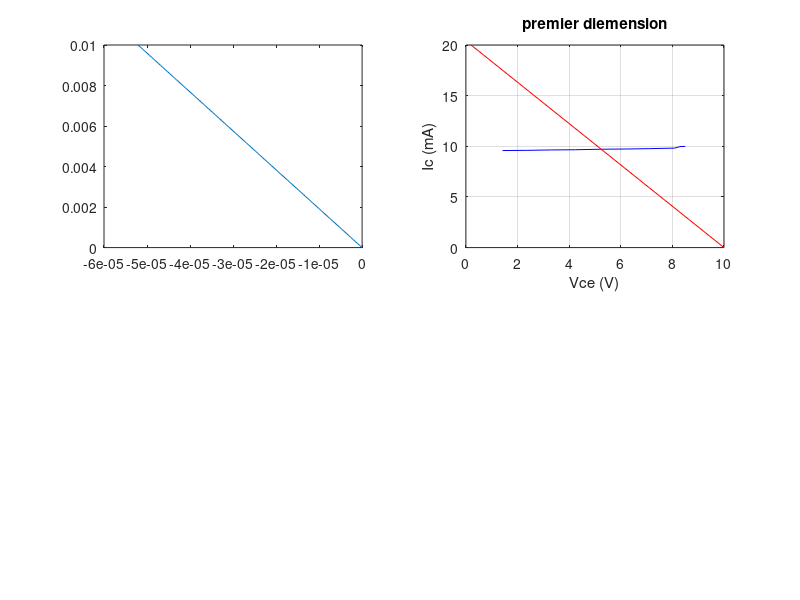

MATLAB code to generate this figure: (Note: this script raises an error after producing the figure.)
%**************************************************************************
% Sujet TP électronique analogique
% Date :
% Séance :
%**************************************************************************
clear all;
close all;
clc;
%**************************************************************************
% Constantes du circuit
Vcc = 10;
Ic_0 = 10e-3;
Vbe_0 = 0.7;
Vce_0 = Vcc/2;
Ve = 1;
beta = 192;
Rl = 1e3;
zg = 50;
%**************************************************************************
% Dimensionnement du circuit
Ib_0 = Ic_0/beta;
Re = Ve/Ic_0;
R2 = (Vbe_0+Ve)/(9*Ib_0);
R1 = (Vcc-Ve-Vbe_0)/(10*Ib_0);
Rc = (Vcc-Vce_0-Ve)/Ic_0;
Rc = 390;
Icmax = Vcc/(Re+Rc);

%**************************************************************************
% Affichage
display( ['Ic  = ',num2str(Ic_0*1e3), ' mA (DC)']);
display( ['Re = ',num2str(Re), ' Ohms']);
display( ['R1 = ',num2str(R1*1e-3), ' kOhms']);
display( ['R2 = ',num2str(R2*1e-3), ' kOhms']);
display( ['Rc = ',num2str(Rc), ' Ohms']);

%**************************************************************************
subplot(2,2,2);
Ic =  [9.58     9.60    9.64    9.66    9.71    9.73    9.77    9.82    9.97    9.99];
Vce = [1.42     2.36    3.31    4.25    5.20    6.16    7.12    8.09    8.296   8.497];
plot(Vce,Ic,'b',[0 Vcc],[Icmax*1e3 0],'r');
grid on;
xlabel('Vce (V)'),ylabel('Ic (mA)');
title('premier diemension');
axis([0 Vcc 0 20]);

subplot(2,2,1);
axis([0 Ib_0 0 Ic_0]); 
plot(linspace(-Ib_0,0),beta*linspace(Ib_0,0));

ax = gca;
ax.XAxisLocation = 'bottom';
ax.YAxisLocation = 'right';

subplot(2,2,4);
% Avec C=10µF 
Ve0m =   [0.208 0.256 0.292  0.308  0.364 0.408 0.424 0.448  0.448 0.448  0.448   0.452   0.472   0.480    0.488  ];
Vs0m =   [0.256 0.424 0.62  0.8     1.1   1.32   1.5   1.7    1.72  1.74   1.76    1.8    1.82    1.84       1.84  ];
fre =    [4     5     6      7      10    15    20    50     100   500    100e1   100e2  200e2  500e2   100e3];

Av = 20*log10(Vs0m./Ve0m); 
semilogx(fre,Av);
hold on;
xlabel('fréquence (Hz)'),ylabel('Av (dB)');

%**************************************************************************
% Avec C=10nF sans charge
fre =  [50     100   500   1e3   2e3    5e3   10e3  50e3   100e3];
Ve =   [0.456  0.456 0.456 0.464 0.464  0.48  0.48  0.488  0.488 ];
Vs =   [0.0124 0.026 0.138 0.260 0.488  1.08  1.44  1.7    1.72];

Av = 20*log10(Vs./Ve);hold on;
semilogx(fre,Av);

%**************************************************************************
% Avec C=10µF avec rl=1k
fre =   [4       5      6     7      10    15    20    50     100   500   1e3   10e3   20e3   50e3   100e3];
Vem =   [0.212   0.26   0.292 0.316  0.364 0.4   0.424 0.44  0.44   0.44  0.44  0.456  0.456  0.464  0.464];
Vsm =   [0.076   0.128  0.22  0.268  0.52  0.78  0.9   1.1   1.14   1.16  1.18   1.18   1.2    1.22   1.22  ];


Av = 20*log10(Vsm./Vem); 

semilogx(fre,Av);
hold on;
% Avec C=10nF avec rl=1k
fre =  [300    500    700     900     1e3      2e3    5e3    10e3  20e3  50e3   100e3];
Ve =   [0.456  0.456  0.456   0.456   0.456    0.456  0.456  0.456 0.464 0.464  0.464];
Vs =   [0.0024 0.0049 0.0087  0.0136  0.0164   0.061  0.292  0.648 0.96  1.14   1.18 ];


Av = 20*log10(Vs./Ve); 

semilogx(fre,Av);
hold on;

subplot(2,2,3);
% méthode par pertes de signal
zs = Rl*(Vs0m./Vsm -1 ); 
fre =    [4     5     6      7      10    15    20    50     100   500    100e1   100e2  200e2  500e2   100e3];

semilogx(fre,zs);

